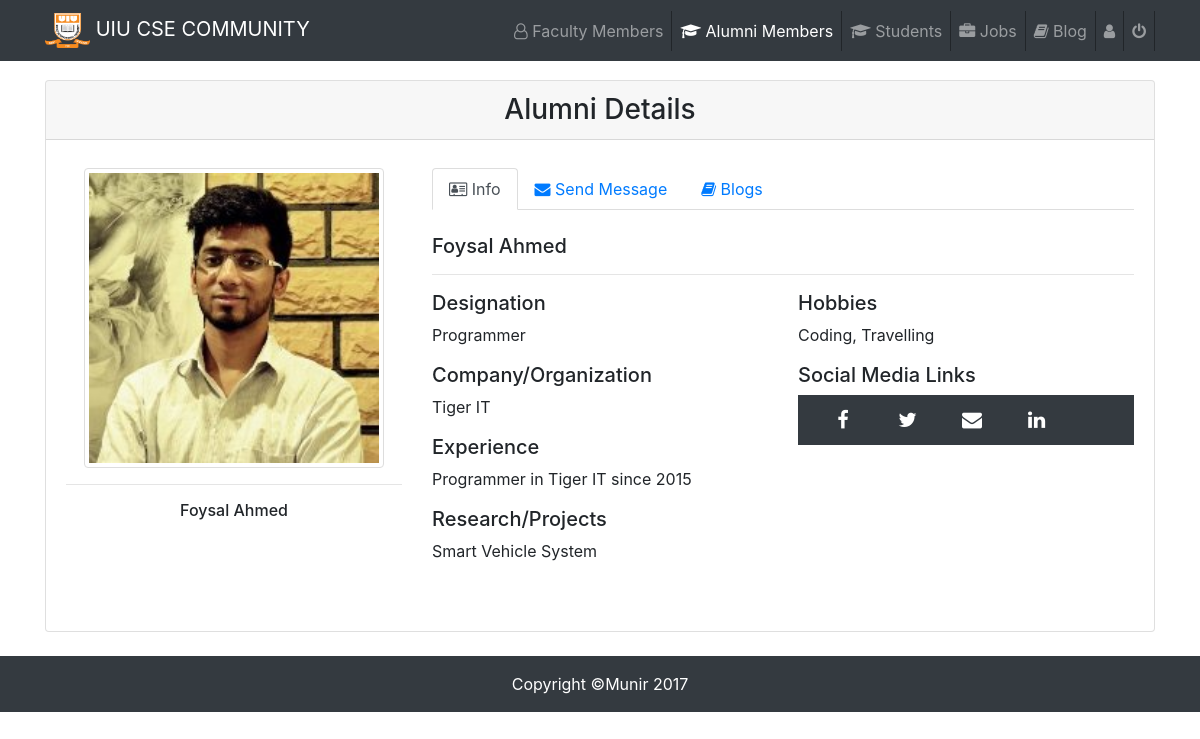
Screenshot of /Alumni/alumniDetails.php?id=1 (signed in) with the database file from the repository.
### tables this page shows
CREATE TABLE `alumni` (
  `id` int(11) NOT NULL,
  `name` varchar(100) NOT NULL,
  `email` varchar(100) NOT NULL,
  `designation` varchar(100) NOT NULL,
  `company` varchar(500) NOT NULL,
  `experience` varchar(500) NOT NULL,
  `projects` varchar(500) NOT NULL,
  `hobby` varchar(100) NOT NULL,
  `fID` varchar(500) NOT NULL,
  `tID` varchar(100) NOT NULL,
  `inID` varchar(100) NOT NULL,
  `address` varchar(100) NOT NULL,
  `password` varchar(20) NOT NULL,
  `alumniphoto` varchar(500) NOT NULL
);

### Alumni/alumniDetails.php (the view, shortened to what this page needs)
<?php
    require_once ('../dbConnect.php');
    $user = $_SESSION['email'];
    $sql1 = $conn->query("SELECT * FROM `alumni` WHERE (email = '$user') ");
    $result1 = mysqli_fetch_array($sql1);
    $id = $_GET['id'];
    $row1 = $conn->query("SELECT * FROM `alumni` WHERE (id='$id' )");
    $result2 = mysqli_fetch_array($row1);
 ?>
<!DOCTYPE html>
<html lang="en">
  <head>
    <link href="vendor/bootstrap/css/bootstrap.min.css" rel="stylesheet">
    <link href="css/blog-home.css" rel="stylesheet">
    <link rel="stylesheet" type="text/css" href="css/custom.css">
    <link rel="stylesheet" href="https://cdnjs.cloudflare.com/ajax/libs/font-awesome/4.7.0/css/font-awesome.min.css">
    <link href="http://maxcdn.bootstrapcdn.com/font-awesome/4.2.0/css/font-awesome.min.css" rel="stylesheet">
    <link rel="stylesheet" type="text/css" href="css/socialicon.css">
  </head>
  <body>
   <nav class="navbar navbar-expand-lg navbar-dark bg-dark fixed-top">
      <div class="container">
        <a class="navbar-brand" href="#"><img src="img/uiu.png" height="35" width="45" alt=""> UIU CSE COMMUNITY</a>
        <div class="collapse navbar-collapse" id="navbarResponsive">
          <ul class="navbar-nav ml-auto">
            <li class="nav-item" style="border-right: 1px solid;">
              <a class="nav-link" href="faculty.php"><i class="fa fa-user-o" aria-hidden="true"></i> Faculty Members</a>
            </li>
            <li class="nav-item  active" style="border-right: 1px solid;">
              <a class="nav-link" href="alumni.php"><i class="fa fa-graduation-cap" aria-hidden="true"></i> Alumni Members<span class="sr-only">(current)</span></a>
            </li>
            <li class="nav-item" style="border-right: 1px solid;">
              <a class="nav-link" href="students.php"><i class="fa fa-graduation-cap" aria-hidden="true"></i> Students</a>
            </li>
            <li class="nav-item" style="border-right: 1px solid;">
              <a class="nav-link" href="job/job.php"><i class="fa fa-briefcase" aria-hidden="true"></i> Jobs</a>
            </li>
            <li class="nav-item" style="border-right: 1px solid;">
              <a class="nav-link" href="blog/blog.php"><i class="fa fa-book" aria-hidden="true"></i> Blog</a>
            </li>
            <li class="nav-item" style="border-right: 1px solid;">
              <a class="nav-link" href="alumnitimeline.php"><i class="fa fa-user" aria-hidden="true"></i> <?php echo $result1['name']; ?></a>
            </li>
            <li class="nav-item" style="border-right: 1px solid;">
              <a class="nav-link" href="logout.php"><i class="fa fa-power-off" aria-hidden="true"></i></a>
            </li>
          </ul>
        </div>
      </div>
    </nav>
    <div class="container">
      <div class="card my-4">
          <h3 align="center" class="card-header">Alumni Details</h3>
          <div class="card-body">
            <div class="row my-2">
                <div class="col-lg-8 order-lg-2">
                    <ul class="nav nav-tabs">
                        <li class="nav-item">
                            <a href="" data-target="#profile" data-toggle="tab" class="nav-link active"><i class="fa fa-address-card-o" aria-hidden="true"></i> Info</a>
                        </li>
                        <li class="nav-item">
                            <a href="" data-target="#messages" data-toggle="tab" class="nav-link"><i class="fa fa-envelope" aria-hidden="true"></i> Send Message</a>
                        </li>
                        <li class="nav-item">
                            <a href="" data-target="#blog" data-toggle="tab" class="nav-link"><i class="fa fa-book" aria-hidden="true"></i> Blogs</a>
                        </li>
                    </ul>
                    <div class="tab-content py-4">
                        <div class="tab-pane active" id="profile">
                          <h5 class="mb-3"><?php echo $result2['name']; ?></h5>
                          <hr>
                          <div class="row">
                              <div class="col-md-6">
                                  <h5>Designation</h5>
                                  <p><?php echo $result2['designation']; ?></p>
                                  <h5>Company/Organization</h5>
                                  <p> <?php echo $result2['company']; ?></p>
                                  <h5>Experience</h5>
                                  <p><?php echo $result2['experience']; ?></p>
                                  <h5>Research/Projects</h5>
                                  <p><?php echo $result2['projects']; ?></p>
                              </div>
                              <div class="col-md-6">
                                  <h5>Hobbies</h5>
                                  <p> <?php echo $result2['hobby']; ?></p>
                                  <h5>Social Media Links</h5>
                                  <div class="col-md-12 bg-dark">
                                      <ul class="social-network social-circle">
                                          <li><a href="#" class="icoFacebook" title="Facebook"><i class="fa fa-facebook"></i></a></li>
                                          <li><a href="#" class="icoTwitter" title="Twitter"><i class="fa fa-twitter"></i></a></li>
                                          <li><a href="#" class="icoGoogle" title="Email"><i class="fa fa-envelope"></i></a></li>
                                          <li><a href="#" class="icoLinkedin" title="Linkedin"><i class="fa fa-linkedin"></i></a></li>
                                      </ul>
                                  </div>
                              </div>
                          </div>
                        </div>
                    </div>
                </div>
                <div class="col-lg-4 order-lg-1 text-center">
                  <img class="img-thumbnail avatar avatar-original" style="-webkit-user-select:none; display:block; margin:auto;"  width="300" height="250" <?php echo "<img src='../Photos/".$result2['alumniphoto']."'> "; ?><hr>
                  <h6 class="mt-2"><?php echo $result2['name']; ?></h6>
                </div>
             </div>
          </div>
      </div>
  </div>
    <footer class="py-3 bg-dark">
      <div class="container">
        <p class="m-0 text-center text-white">Copyright &copy;Munir 2017</p>
      </div>
    </footer>
  </body>
</html>

### Alumni/css/blog-home.css (style rules this page uses)
body { padding-top: 54px; }
@media (min-width: 992px) { body { padding-top: 56px; } }

### rows the page displays
alumni: name "Foysal Ahmed", designation "Programmer", company "Tiger IT", experience "Programmer in Tiger IT since 2015", projects "Smart Vehicle System", hobby "Coding, Travelling", alumniphoto (picture)
